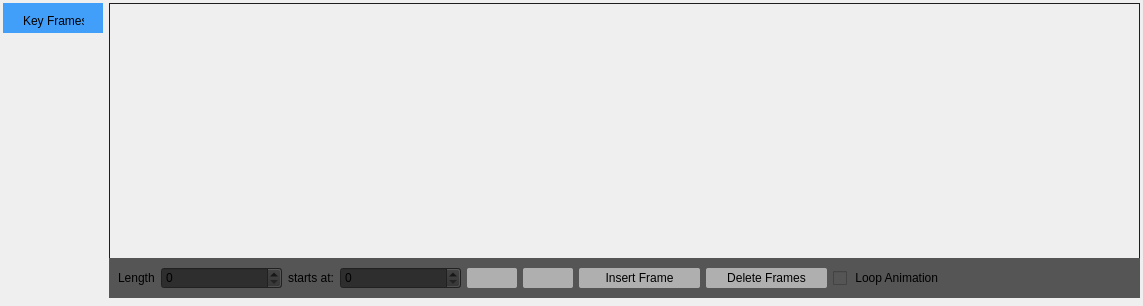
<?xml version="1.0" encoding="UTF-8"?>
<ui version="4.0">
 <class>AnimationWidget</class>
 <widget class="QWidget" name="AnimationWidget">
  <property name="geometry">
   <rect>
    <x>0</x>
    <y>0</y>
    <width>1143</width>
    <height>306</height>
   </rect>
  </property>
  <property name="windowTitle">
   <string>Form</string>
  </property>
  <layout class="QHBoxLayout" name="horizontalLayout">
   <property name="spacing">
    <number>3</number>
   </property>
   <property name="leftMargin">
    <number>0</number>
   </property>
   <property name="topMargin">
    <number>0</number>
   </property>
   <property name="rightMargin">
    <number>0</number>
   </property>
   <property name="bottomMargin">
    <number>5</number>
   </property>
   <item>
    <widget class="QWidget" name="timeControls" native="true">
     <property name="sizePolicy">
      <sizepolicy hsizetype="Expanding" vsizetype="Preferred">
       <horstretch>0</horstretch>
       <verstretch>0</verstretch>
      </sizepolicy>
     </property>
     <layout class="QHBoxLayout" name="horizontalLayout_3">
      <property name="leftMargin">
       <number>3</number>
      </property>
      <property name="topMargin">
       <number>3</number>
      </property>
      <property name="rightMargin">
       <number>3</number>
      </property>
      <property name="bottomMargin">
       <number>3</number>
      </property>
      <item>
       <widget class="QWidget" name="widget" native="true">
        <property name="sizePolicy">
         <sizepolicy hsizetype="Fixed" vsizetype="Preferred">
          <horstretch>0</horstretch>
          <verstretch>0</verstretch>
         </sizepolicy>
        </property>
        <property name="minimumSize">
         <size>
          <width>100</width>
          <height>0</height>
         </size>
        </property>
        <property name="maximumSize">
         <size>
          <width>100</width>
          <height>16777215</height>
         </size>
        </property>
        <layout class="QVBoxLayout" name="verticalLayout">
         <property name="spacing">
          <number>0</number>
         </property>
         <property name="leftMargin">
          <number>0</number>
         </property>
         <property name="topMargin">
          <number>0</number>
         </property>
         <property name="rightMargin">
          <number>0</number>
         </property>
         <property name="bottomMargin">
          <number>0</number>
         </property>
         <item>
          <widget class="QWidget" name="widget_2" native="true">
           <property name="sizePolicy">
            <sizepolicy hsizetype="Preferred" vsizetype="Fixed">
             <horstretch>0</horstretch>
             <verstretch>0</verstretch>
            </sizepolicy>
           </property>
           <property name="minimumSize">
            <size>
             <width>0</width>
             <height>30</height>
            </size>
           </property>
           <property name="maximumSize">
            <size>
             <width>16777215</width>
             <height>30</height>
            </size>
           </property>
           <property name="styleSheet">
            <string notr="true">QWidget #widget_2{
background-color: #429ff9;
border_bottom: 1px solid #252525;
}
</string>
           </property>
           <widget class="QLabel" name="label_3">
            <property name="geometry">
             <rect>
              <x>20</x>
              <y>10</y>
              <width>61</width>
              <height>16</height>
             </rect>
            </property>
            <property name="text">
             <string>Key Frames</string>
            </property>
           </widget>
          </widget>
         </item>
         <item>
          <widget class="KeyFrameLabelWidget" name="keylabelView" native="true">
           <property name="sizePolicy">
            <sizepolicy hsizetype="Fixed" vsizetype="Expanding">
             <horstretch>0</horstretch>
             <verstretch>0</verstretch>
            </sizepolicy>
           </property>
           <property name="minimumSize">
            <size>
             <width>100</width>
             <height>0</height>
            </size>
           </property>
          </widget>
         </item>
        </layout>
       </widget>
      </item>
      <item>
       <widget class="QWidget" name="timelinecontainer" native="true">
        <property name="styleSheet">
         <string notr="true">QWidget #timelinecontainer {
border: 1px solid #1e1e1e;
}</string>
        </property>
        <layout class="QVBoxLayout" name="verticalLayout_3">
         <property name="spacing">
          <number>0</number>
         </property>
         <property name="leftMargin">
          <number>0</number>
         </property>
         <property name="topMargin">
          <number>0</number>
         </property>
         <property name="rightMargin">
          <number>0</number>
         </property>
         <property name="bottomMargin">
          <number>0</number>
         </property>
         <item>
          <widget class="QWidget" name="values" native="true">
           <property name="sizePolicy">
            <sizepolicy hsizetype="Expanding" vsizetype="Preferred">
             <horstretch>0</horstretch>
             <verstretch>0</verstretch>
            </sizepolicy>
           </property>
           <property name="minimumSize">
            <size>
             <width>0</width>
             <height>0</height>
            </size>
           </property>
           <layout class="QVBoxLayout" name="verticalLayout_2">
            <property name="spacing">
             <number>0</number>
            </property>
            <property name="leftMargin">
             <number>0</number>
            </property>
            <property name="topMargin">
             <number>0</number>
            </property>
            <property name="rightMargin">
             <number>0</number>
            </property>
            <property name="bottomMargin">
             <number>0</number>
            </property>
            <item>
             <widget class="TimelineWidget" name="timeline" native="true">
              <property name="sizePolicy">
               <sizepolicy hsizetype="Expanding" vsizetype="Fixed">
                <horstretch>0</horstretch>
                <verstretch>0</verstretch>
               </sizepolicy>
              </property>
              <property name="minimumSize">
               <size>
                <width>0</width>
                <height>30</height>
               </size>
              </property>
             </widget>
            </item>
            <item>
             <widget class="KeyFrameWidget" name="keywidgetView" native="true">
              <property name="sizePolicy">
               <sizepolicy hsizetype="Expanding" vsizetype="Preferred">
                <horstretch>0</horstretch>
                <verstretch>0</verstretch>
               </sizepolicy>
              </property>
              <zorder>loopAnim</zorder>
             </widget>
            </item>
           </layout>
          </widget>
         </item>
         <item>
          <widget class="QWidget" name="timelinebottomcontainer" native="true">
           <property name="sizePolicy">
            <sizepolicy hsizetype="Preferred" vsizetype="Fixed">
             <horstretch>0</horstretch>
             <verstretch>0</verstretch>
            </sizepolicy>
           </property>
           <property name="styleSheet">
            <string notr="true">background-color: rgb(85, 85, 85);</string>
           </property>
           <layout class="QHBoxLayout" name="horizontalLayout_2">
            <property name="spacing">
             <number>10</number>
            </property>
            <property name="leftMargin">
             <number>0</number>
            </property>
            <property name="topMargin">
             <number>0</number>
            </property>
            <property name="rightMargin">
             <number>0</number>
            </property>
            <property name="bottomMargin">
             <number>0</number>
            </property>
            <item alignment="Qt::AlignLeft">
             <widget class="QWidget" name="widget_3" native="true">
              <property name="sizePolicy">
               <sizepolicy hsizetype="Fixed" vsizetype="Fixed">
                <horstretch>0</horstretch>
                <verstretch>0</verstretch>
               </sizepolicy>
              </property>
              <property name="minimumSize">
               <size>
                <width>750</width>
                <height>30</height>
               </size>
              </property>
              <layout class="QGridLayout" name="gridLayout">
               <item row="0" column="0">
                <layout class="QHBoxLayout" name="horizontalLayout_4">
                 <item>
                  <widget class="QLabel" name="label">
                   <property name="sizePolicy">
                    <sizepolicy hsizetype="Fixed" vsizetype="Preferred">
                     <horstretch>0</horstretch>
                     <verstretch>0</verstretch>
                    </sizepolicy>
                   </property>
                   <property name="text">
                    <string>Length</string>
                   </property>
                  </widget>
                 </item>
                 <item>
                  <widget class="QSpinBox" name="animLength">
                   <property name="sizePolicy">
                    <sizepolicy hsizetype="Preferred" vsizetype="Fixed">
                     <horstretch>0</horstretch>
                     <verstretch>0</verstretch>
                    </sizepolicy>
                   </property>
                   <property name="minimumSize">
                    <size>
                     <width>121</width>
                     <height>0</height>
                    </size>
                   </property>
                   <property name="maximumSize">
                    <size>
                     <width>121</width>
                     <height>16777215</height>
                    </size>
                   </property>
                   <property name="styleSheet">
                    <string notr="true">QSpinBox{
background-color: rgb(47, 46, 47);
}</string>
                   </property>
                   <property name="maximum">
                    <number>100000</number>
                   </property>
                  </widget>
                 </item>
                 <item>
                  <widget class="QLabel" name="label_2">
                   <property name="sizePolicy">
                    <sizepolicy hsizetype="Fixed" vsizetype="Preferred">
                     <horstretch>0</horstretch>
                     <verstretch>0</verstretch>
                    </sizepolicy>
                   </property>
                   <property name="text">
                    <string>starts at:</string>
                   </property>
                  </widget>
                 </item>
                 <item>
                  <widget class="QSpinBox" name="animStartTime">
                   <property name="sizePolicy">
                    <sizepolicy hsizetype="Preferred" vsizetype="Fixed">
                     <horstretch>0</horstretch>
                     <verstretch>0</verstretch>
                    </sizepolicy>
                   </property>
                   <property name="minimumSize">
                    <size>
                     <width>121</width>
                     <height>0</height>
                    </size>
                   </property>
                   <property name="maximumSize">
                    <size>
                     <width>121</width>
                     <height>16777215</height>
                    </size>
                   </property>
                   <property name="styleSheet">
                    <string notr="true">QSpinBox {
background-color: rgb(47, 46, 47);
}</string>
                   </property>
                   <property name="maximum">
                    <number>1000000</number>
                   </property>
                  </widget>
                 </item>
                 <item>
                  <widget class="QPushButton" name="stop">
                   <property name="sizePolicy">
                    <sizepolicy hsizetype="Preferred" vsizetype="Fixed">
                     <horstretch>0</horstretch>
                     <verstretch>0</verstretch>
                    </sizepolicy>
                   </property>
                   <property name="minimumSize">
                    <size>
                     <width>50</width>
                     <height>20</height>
                    </size>
                   </property>
                   <property name="maximumSize">
                    <size>
                     <width>100</width>
                     <height>20</height>
                    </size>
                   </property>
                   <property name="styleSheet">
                    <string notr="true">QPushButton
{
background-color: rgb(175, 175, 175);
border-style: inset;
border-radius: 2px;
text-decoration: none;
color: rgb(0, 0, 0);
}
QPushButton:hover
{
background-color: rgb(235, 235, 235);
border-style: inset;
}
</string>
                   </property>
                   <property name="text">
                    <string/>
                   </property>
                   <property name="icon">
                    <iconset resource="../icons.qrc">
                     <normaloff>:/icons/stop.svg</normaloff>:/icons/stop.svg</iconset>
                   </property>
                   <property name="iconSize">
                    <size>
                     <width>12</width>
                     <height>12</height>
                    </size>
                   </property>
                  </widget>
                 </item>
                 <item>
                  <widget class="QPushButton" name="play">
                   <property name="sizePolicy">
                    <sizepolicy hsizetype="Preferred" vsizetype="Fixed">
                     <horstretch>0</horstretch>
                     <verstretch>0</verstretch>
                    </sizepolicy>
                   </property>
                   <property name="minimumSize">
                    <size>
                     <width>50</width>
                     <height>20</height>
                    </size>
                   </property>
                   <property name="maximumSize">
                    <size>
                     <width>50</width>
                     <height>20</height>
                    </size>
                   </property>
                   <property name="styleSheet">
                    <string notr="true">QPushButton
{
background-color: rgb(175, 175, 175);
border-style: inset;
border-radius: 2px;
text-decoration: none;
color: rgb(0, 0, 0);
}
QPushButton:hover
{
background-color: rgb(235, 235, 235);
border-style: inset;
}
</string>
                   </property>
                   <property name="text">
                    <string/>
                   </property>
                   <property name="icon">
                    <iconset resource="../icons.qrc">
                     <normaloff>:/icons/play.svg</normaloff>:/icons/play.svg</iconset>
                   </property>
                   <property name="iconSize">
                    <size>
                     <width>12</width>
                     <height>12</height>
                    </size>
                   </property>
                  </widget>
                 </item>
                 <item>
                  <widget class="QToolButton" name="insertFrame">
                   <property name="sizePolicy">
                    <sizepolicy hsizetype="Preferred" vsizetype="Fixed">
                     <horstretch>0</horstretch>
                     <verstretch>0</verstretch>
                    </sizepolicy>
                   </property>
                   <property name="minimumSize">
                    <size>
                     <width>121</width>
                     <height>20</height>
                    </size>
                   </property>
                   <property name="maximumSize">
                    <size>
                     <width>200</width>
                     <height>20</height>
                    </size>
                   </property>
                   <property name="styleSheet">
                    <string notr="true">
QToolButton
{
background-color: rgb(175, 175, 175);
border-style: inset;
border-radius: 2px;
text-decoration: none;
color: rgb(0, 0, 0);
}
QToolButton:hover
{
background-color: rgb(235, 235, 235);
border-style: inset;
}
</string>
                   </property>
                   <property name="text">
                    <string>Insert Frame</string>
                   </property>
                   <property name="popupMode">
                    <enum>QToolButton::InstantPopup</enum>
                   </property>
                  </widget>
                 </item>
                 <item>
                  <widget class="QToolButton" name="deleteFrames">
                   <property name="sizePolicy">
                    <sizepolicy hsizetype="Preferred" vsizetype="Fixed">
                     <horstretch>0</horstretch>
                     <verstretch>0</verstretch>
                    </sizepolicy>
                   </property>
                   <property name="minimumSize">
                    <size>
                     <width>121</width>
                     <height>20</height>
                    </size>
                   </property>
                   <property name="maximumSize">
                    <size>
                     <width>200</width>
                     <height>20</height>
                    </size>
                   </property>
                   <property name="styleSheet">
                    <string notr="true">
QToolButton
{
background-color: rgb(175, 175, 175);
border-style: inset;
border-radius: 2px;
text-decoration: none;
color: rgb(0, 0, 0);
}
QToolButton:hover
{
background-color: rgb(235, 235, 235);
border-style: inset;
}
</string>
                   </property>
                   <property name="text">
                    <string>Delete Frames</string>
                   </property>
                   <property name="popupMode">
                    <enum>QToolButton::InstantPopup</enum>
                   </property>
                  </widget>
                 </item>
                 <item>
                  <widget class="QCheckBox" name="loopAnim">
                   <property name="sizePolicy">
                    <sizepolicy hsizetype="Fixed" vsizetype="Fixed">
                     <horstretch>0</horstretch>
                     <verstretch>0</verstretch>
                    </sizepolicy>
                   </property>
                   <property name="text">
                    <string> Loop Animation</string>
                   </property>
                   <property name="tristate">
                    <bool>false</bool>
                   </property>
                  </widget>
                 </item>
                </layout>
               </item>
              </layout>
             </widget>
            </item>
           </layout>
          </widget>
         </item>
        </layout>
       </widget>
      </item>
     </layout>
    </widget>
   </item>
  </layout>
 </widget>
 <customwidgets>
  <customwidget>
   <class>TimelineWidget</class>
   <extends>QWidget</extends>
   <header>src/timelinewidget.h</header>
   <container>1</container>
  </customwidget>
  <customwidget>
   <class>KeyFrameWidget</class>
   <extends>QWidget</extends>
   <header>src/keyframewidget.h</header>
   <container>1</container>
  </customwidget>
  <customwidget>
   <class>KeyFrameLabelWidget</class>
   <extends>QWidget</extends>
   <header location="global">src/keyframelabelwidget.h</header>
   <container>1</container>
  </customwidget>
 </customwidgets>
 <resources>
  <include location="../icons.qrc"/>
 </resources>
 <connections/>
</ui>
